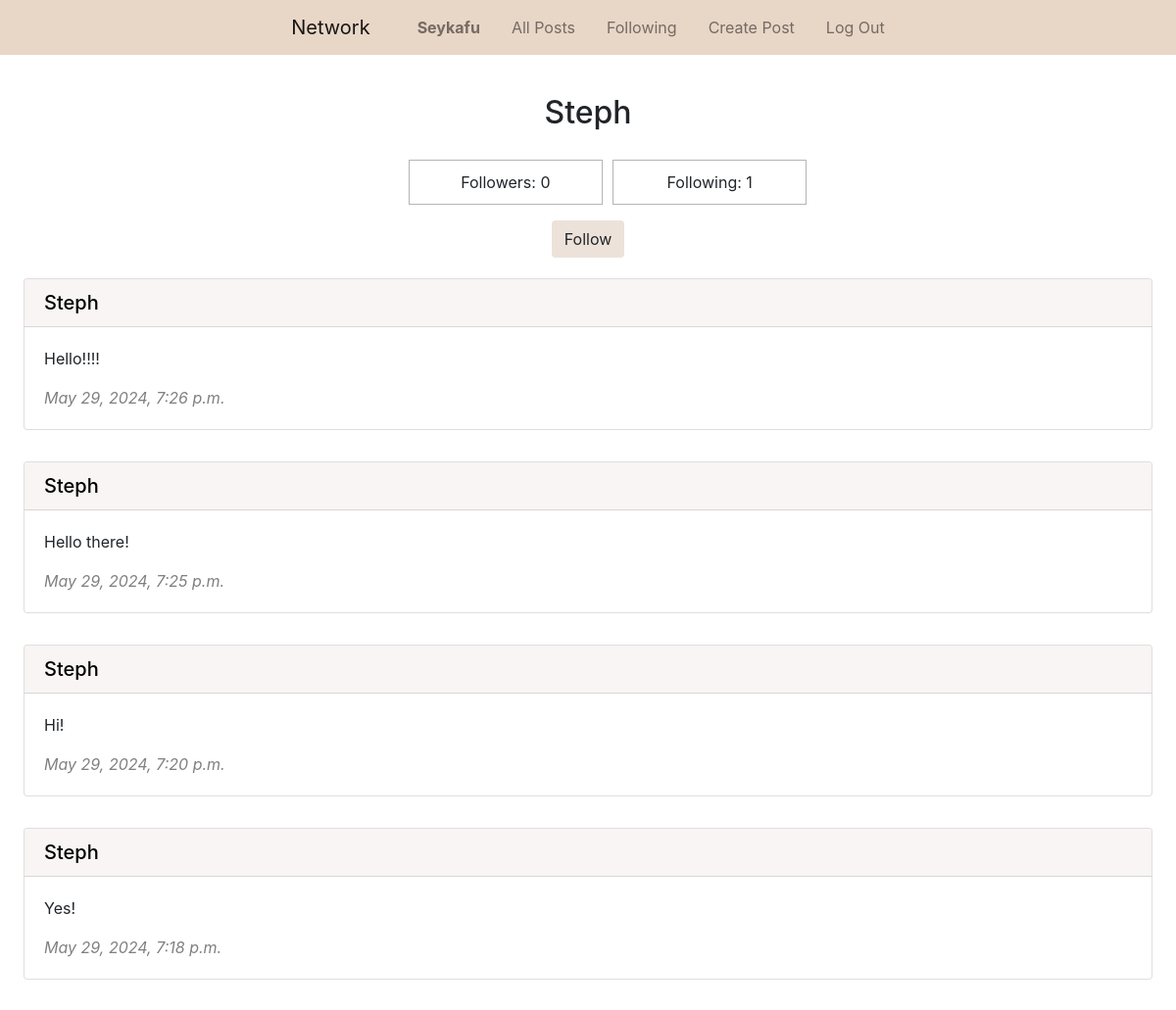
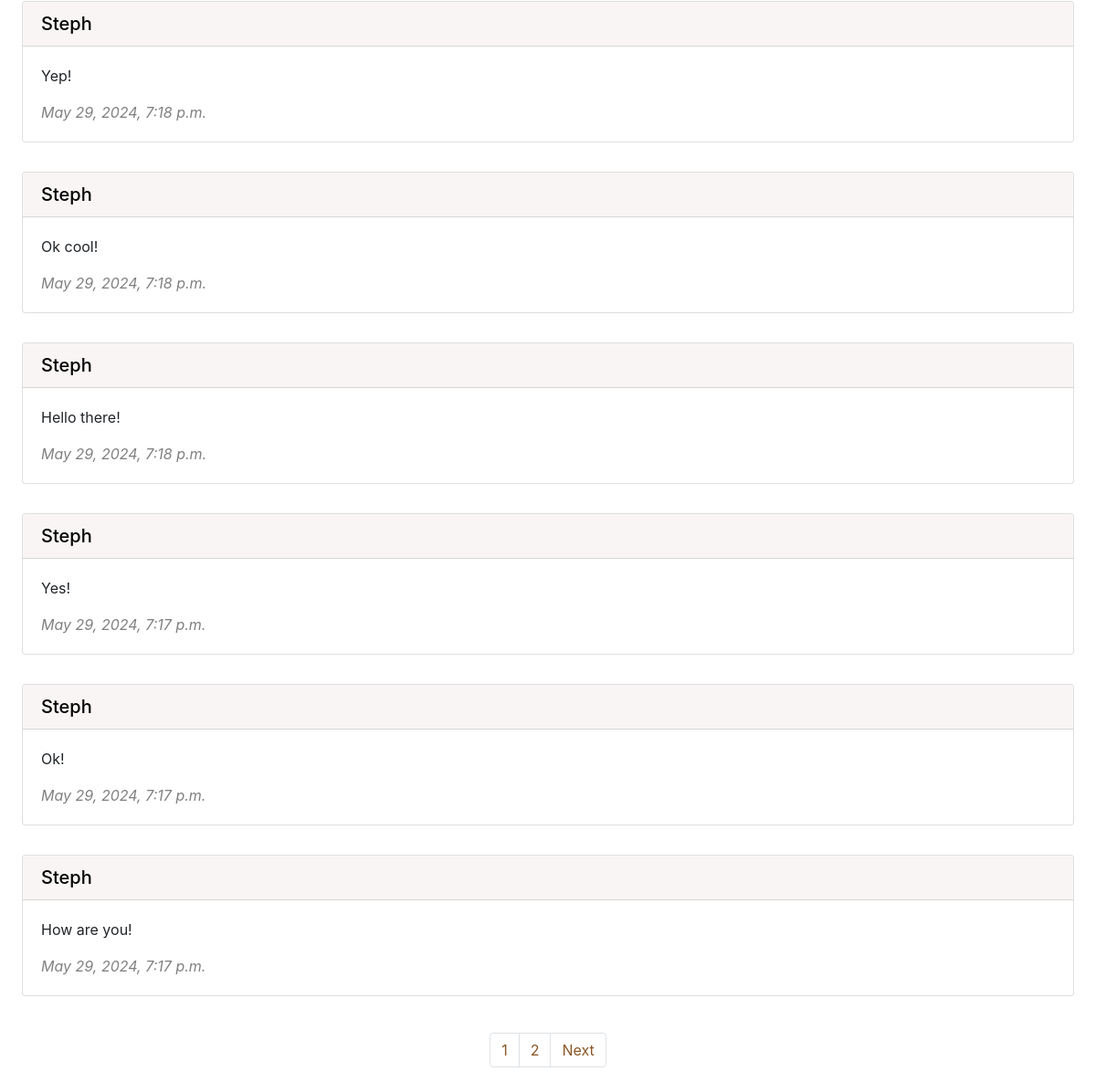
The app's page /profile/1 (signed in) with its own data (2 pictures, top to bottom).
### network/models.py (models this page shows, shortened)
class User(AbstractUser):
    pass

class Post(models.Model):
    content = models.CharField(max_length=300)
    user = models.ForeignKey(User, on_delete=models.CASCADE, related_name="post_user")
    date_time = models.DateTimeField(auto_now_add=True)

### network/views.py (the view)
# urls.py: path("profile/<int:user_id>", views.profile, name="profile"),
def profile(request, user_id):
    profile_user = User.objects.get(pk=user_id)
    user_posts = Post.objects.filter(user=profile_user).order_by("id").reverse()
    paginator = Paginator(user_posts, 10)
    page_number = request.GET.get("page")
    page_posts = paginator.get_page(page_number)
    followers = Follow.objects.filter(user_following=profile_user)
    following = Follow.objects.filter(user_follower=profile_user)
    try:
        if len(followers.filter(user_follower=request.user)) != 0:
            is_following = True
        else:
            is_following = False
    except:
        is_following = False
    return render(request, "network/profile.html", {
        "page_posts": page_posts,
        "profile_user": profile_user,
        "followers": followers,
        "following": following,
        "is_following": is_following
    })

### network/templates/network/profile.html (shortened to what this page needs)
{% extends "network/layout.html" %}
{% block body %}
    <h2 class="px-5 pt-4 pb-3 mt-3 text-center">{{ profile_user.username | capfirst }}</h2>
    <ul class="row d-flex justify-content-center">
        <li class="col-2 follow-border text-center">
            Followers: {{ followers.count }}
        </li>
        <li class="col-2 follow-border text-center">
            Following: {{ following.count }}
        </li>
    </ul>
    {% if user.is_authenticated %}
        {% if user != profile_user %}
            {% if is_following %}
                <form action="{% url 'unfollow' %}" method="post">
                    {% csrf_token %}
                    <div class="form-group">
                        <input class="form-control" type="hidden" name="unfollow" value="{{ profile_user.id }}">
                    </div>
                    <div class="text-center adjust">
                        <input class="btn btn-brown justify-content-center" type="submit" value="Unfollow">
                    </div>
                </form>
            {% else %}
                <form action="{% url 'follow' %}" method="post">
                    <div class="text-center adjust">
                        <input class="btn btn-brown justify-content-center" type="submit" value="Follow">
                    </div>
                </form>
            {% endif %}
        {% endif %}
    {% endif %}
    {% for post in page_posts %}
        <div class="px-4 py-3">
            <div class="card">
                <h5 class="card-header bg-brown"><a class="blacklink" href="{% url 'profile' user_id=post.user.id %}">{{ post.user.username | capfirst }}</a></h5>
                <div class="card-body">
                    <p class="card-text" id="content_{{ post.id }}">{{ post.content }}</p>
                    <p class="card-text grey"><i>{{ post.date_time }}</i></p>
                </div>
            </div>
        </div>
    {% endfor %}
    <br>
    <nav aria-label="Page navigation">
        <ul class="pagination d-flex justify-content-center">
            {% for i in page_posts.paginator.page_range %}
                <li class="page-item"><a class="page-link brown-text" href="?page={{ i }}">{{ i }}</a></li>
            {% endfor %}
            {% if page_posts.has_next %}
                <li class="page-item"><a class="page-link brown-text" href="?page={{ page_posts.next_page_number }}">Next</a></li>
            {% endif %}
        </ul>
      </nav>
{% endblock %}

### network/templates/network/layout.html (shortened to what this page needs)
{% load static %}
<!DOCTYPE html>
<html lang="en">
    <head>
        <link rel="stylesheet" href="https://stackpath.bootstrapcdn.com/bootstrap/4.4.1/css/bootstrap.min.css">
        <link rel="stylesheet" href="https://cdnjs.cloudflare.com/ajax/libs/font-awesome/4.7.0/css/font-awesome.min.css">
        <link href="{% static 'network/styles.css' %}" rel="stylesheet">
    </head>
    <body>
        <nav class="navbar navbar-expand-lg navbar-light bg-light justify-content-center">
            <a class="navbar-brand px-3" href="{% url 'index' %}">Network</a>
            <div>
              <ul class="navbar-nav mr-auto">
                {% if user.is_authenticated %}
                    <li class="nav-item">
                        <a class="nav-link px-3" href="{% url 'profile' user_id=user.id %}"><strong>{{ user.username | capfirst }}</strong></a>
                    </li>
                {% endif %}
                <li class="nav-item">
                  <a class="nav-link px-3" href="{% url 'index' %}">All Posts</a>
                </li>
                {% if user.is_authenticated %}
                    <li class="nav-item">
                        <a class="nav-link px-3" href="{% url 'following' %}">Following</a>
                    </li>
                    <li class="nav-item">
                        <a class="nav-link px-3" href="{% url 'create' %}">Create Post</a>
                    </li>
                    <li class="nav-item">
                        <a class="nav-link px-3" href="{% url 'logout' %}">Log Out</a>
                    </li>
                {% endif %}
              </ul>
            </div>
          </nav>
        <div class="body">
            {% block body %}
            {% endblock %}
        </div>
    </body>
</html>

### network/static/network/styles.css (style rules this page uses)
.btn-brown { background-color: #ECE2DA !important; }
.blacklink { color: black !important; }
.bg-light { background-color: #e8d6c7 !important; }
.bg-brown { background-color: #f8f5f4 !important; }
.brown-text { color: #8a5626 !important; }
.follow-border { border: solid 1px rgb(182, 180, 180); padding: 10px; margin: 5px; list-style-type: None; }
.adjust { margin-top: -5px; margin-bottom: 5px; }
.grey { color: grey !important; }

### records on screen
User: username "Seykafu"
User: username "Steph"
Post: user.username "Steph", content "Hello!!!!", date_time "May 29, 2024, 7:26 p.m."
Post: user.username "Steph", content "Hello there!", date_time "May 29, 2024, 7:25 p.m."
Post: user.username "Steph", content "Hi!", date_time "May 29, 2024, 7:20 p.m."
Post: user.username "Steph", content "Yes!", date_time "May 29, 2024, 7:18 p.m."
Post: user.username "Steph", content "Yep!", date_time "May 29, 2024, 7:18 p.m."
Post: user.username "Steph", content "Ok cool!", date_time "May 29, 2024, 7:18 p.m."
Post: user.username "Steph", content "Hello there!", date_time "May 29, 2024, 7:18 p.m."
Post: user.username "Steph", content "Yes!", date_time "May 29, 2024, 7:17 p.m."
Post: user.username "Steph", content "Ok!", date_time "May 29, 2024, 7:17 p.m."
Post: user.username "Steph", content "How are you!", date_time "May 29, 2024, 7:17 p.m."

### other values on screen
{{ followers.count }} "0"
{{ following.count }} "1"
{{ i }} "1" "2"
